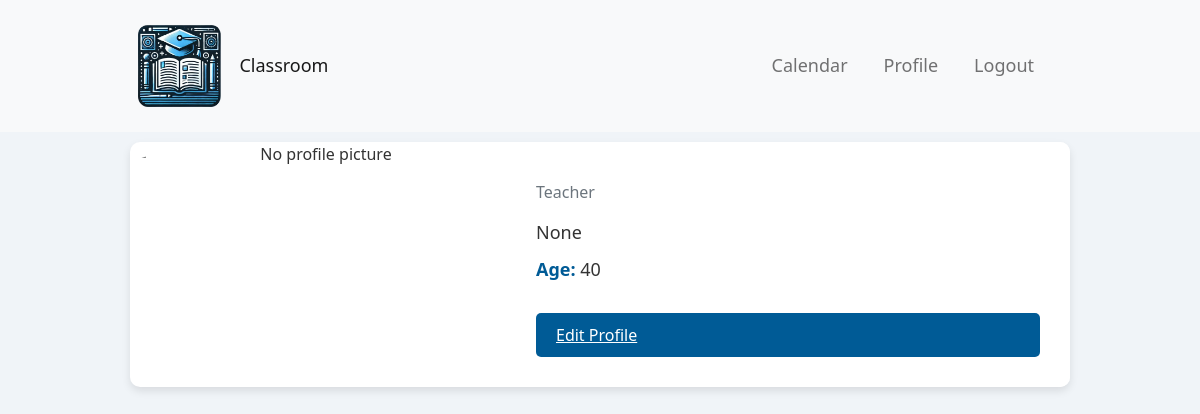
The app's page /profile/4/ (signed in), older data.
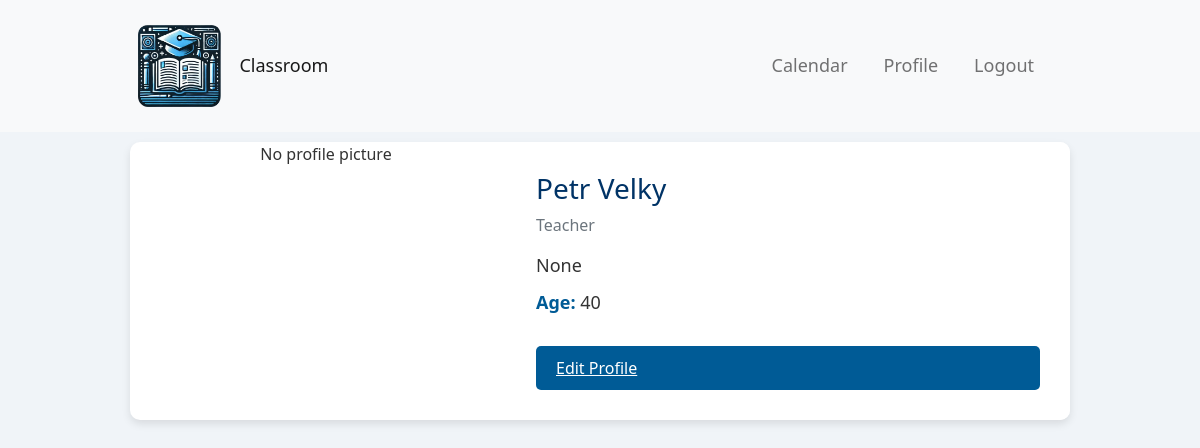
The same page, newer data.
### polls/models.py (models this page shows, shortened)
class CustomUser(AbstractUser):
    is_student = models.BooleanField(default=False)
    is_teacher = models.BooleanField(default=False)
    age = models.IntegerField(null=True, blank=True)  # Add age field here
    profile_picture = models.ImageField(upload_to='profile_pictures/', null=True, blank=True)
    bio = models.TextField(null=True, blank=True)
    group = models.ForeignKey(Group, on_delete=models.SET_NULL, null=True, blank=True, related_name="members")

### polls/views.py (the view)
# urls.py: path('profile/<int:user_id>/', polls.views.profile_view, name='profile_view'),
@login_required
def profile_view(request, user_id):
    user = get_object_or_404(CustomUser, id=user_id)
    return render(request, 'profile.html', {'user': user})

### templates/profile.html (shortened to what this page needs)
{% extends 'base.html' %}
{% load static %}
{% block content %}
<div class="profile-card">
    <div class="profile-image">
        {% if user.profile_picture %}
            <img src="{{ user.profile_picture.url }}" alt="{{ user.get_full_name }}">
        {% else %}
            <img src="{% static 'images/default_profile.png' %}" alt="No profile picture" style="text-align: center">
        {% endif %}
    </div>
    <div class="profile-details">
        <h2>{{ user.get_full_name }}</h2>
        <p class="role">
            {% if user.is_student %}
                Student
            {% elif user.is_teacher %}
                Teacher
            {% endif %}
        </p>
        <p class="bio">{{ user.bio }}</p>
        <p><strong>Age:</strong> {{ user.age }}</p>
       <a href="{% url 'edit_profile' %}" class="action-btn">Edit Profile</a>
    </div>
</div>
{% endblock %}

Row changes from the older to the newer data that the page shows:
changed CustomUser "None": get_full_name (not shown) → "Petr Velky"
